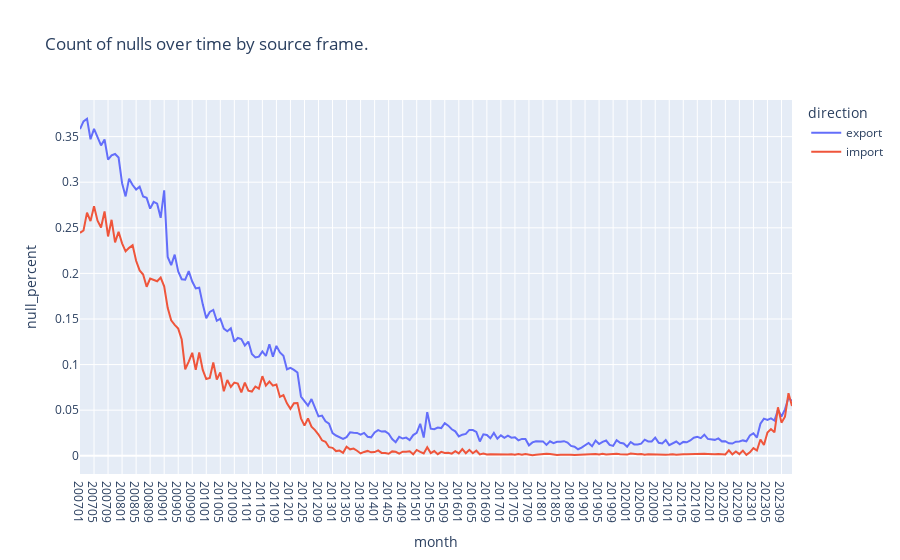

Notebook code for this chart:
### Code cell
nulls_over_time_plotly(main_lf, 'direction', 'month', 'vessel_capacity')

### Figure 1 — Plotly figure (JSON) as saved in the notebook; plotly's stock layout.template omitted (floating-point values rounded to 4 significant figures; data arrays with more than 128 entries replaced by an {"elided": "..."} marker saying what was removed)
{"data": [{"hovertemplate": "direction=export<br>month=%{x}<br>null_percent=%{y}<extra></extra>", "legendgroup": "export", "line": {"color": "#636efa", "dash": "solid"}, "marker": {"symbol": "circle"}, "mode": "lines", "name": "export", "orientation": "v", "showlegend": true, "type": "scatter", "x": {"elided": "204 str values"}, "xaxis": "x", "y": {"elided": "204 float values"}, "yaxis": "y"}, {"hovertemplate": "direction=import<br>month=%{x}<br>null_percent=%{y}<extra></extra>", "legendgroup": "import", "line": {"color": "#EF553B", "dash": "solid"}, "marker": {"symbol": "circle"}, "mode": "lines", "name": "import", "orientation": "v", "showlegend": true, "type": "scatter", "x": {"elided": "204 str values"}, "xaxis": "x", "y": {"elided": "204 float values"}, "yaxis": "y"}], "layout": {"legend": {"title": {"text": "direction"}, "tracegroupgap": 0}, "title": {"text": "Count of nulls over time by source frame."}, "xaxis": {"anchor": "y", "domain": [0, 1], "title": {"text": "month"}}, "yaxis": {"anchor": "x", "domain": [0, 1], "title": {"text": "null_percent"}}}}
